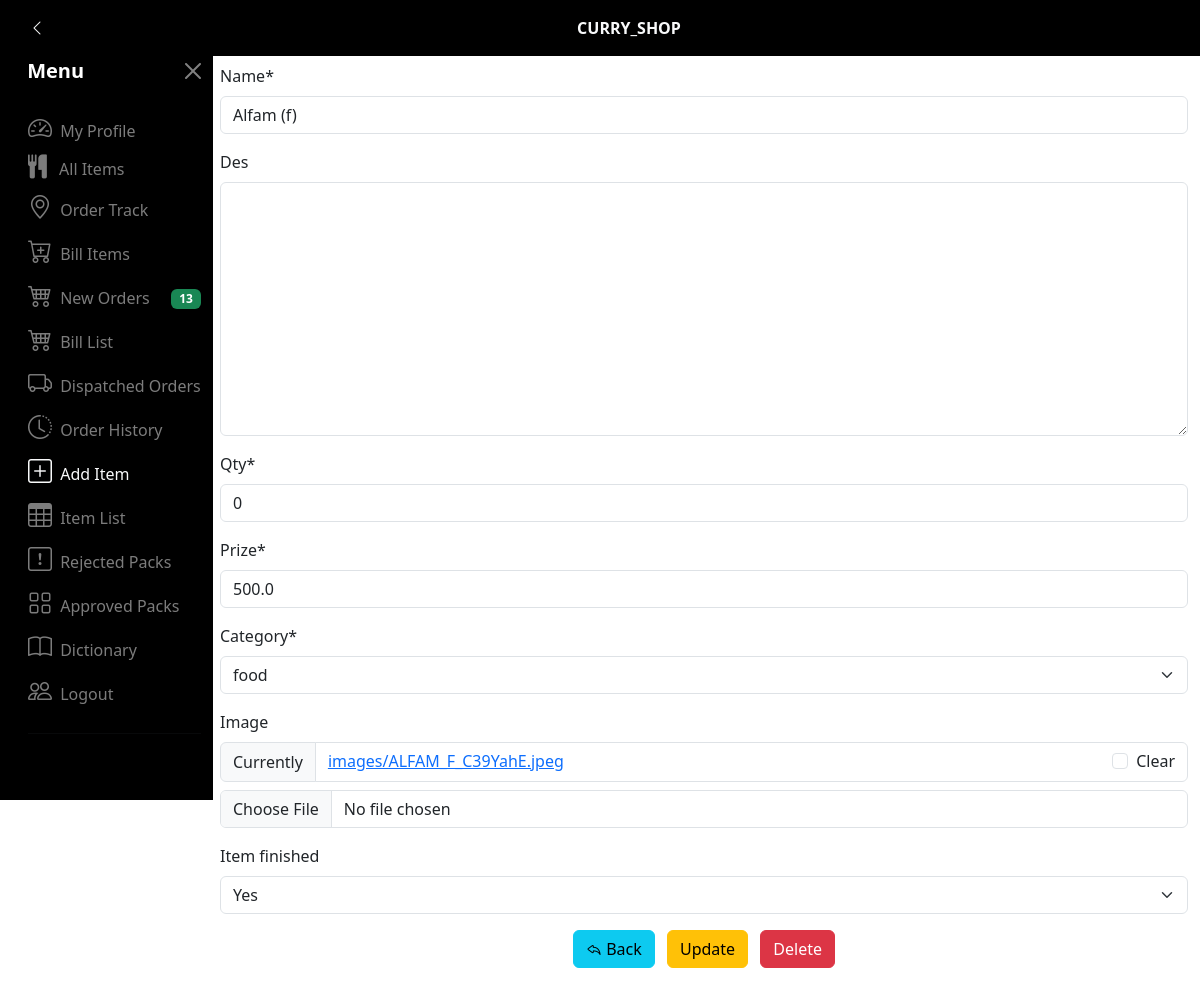
The app's page /item_details/2 (signed in), older data.
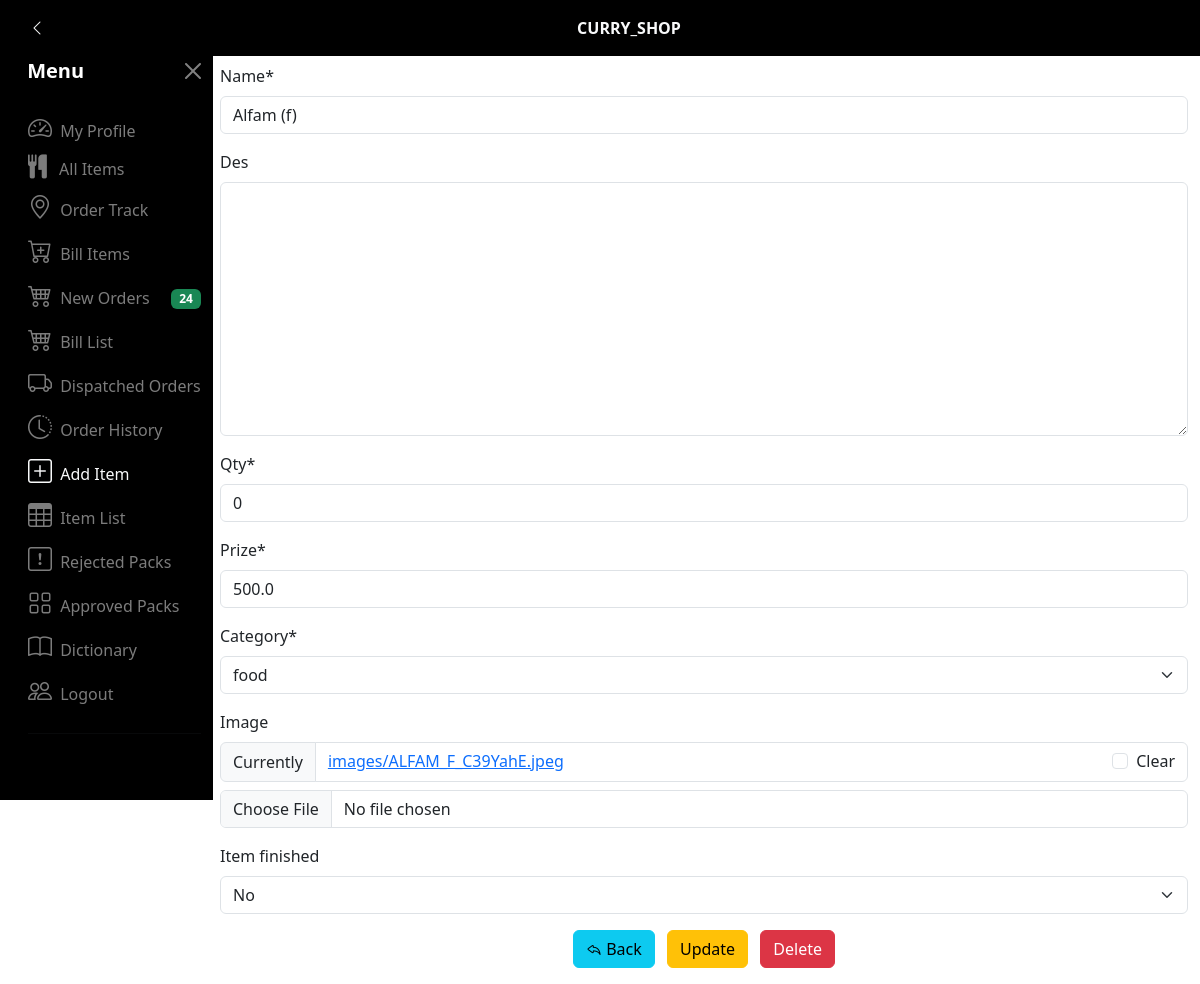
The same page, newer data.
### app_dictionary/models.py (models this page shows, shortened)
class ItemModel(models.Model):
    name = models.CharField(max_length=255)
    des = models.TextField(blank=True,null=True)
    qty = models.IntegerField(default=0)
    prize = models.FloatField(default=0.00)
    cat_choices = (
        ('curry','curry'),
        ('shakes','shakes'),
        ('food','food'),
        ('ice cream','ice cream'),
        ('drinks','drinks')
    )
    category = models.CharField(max_length=255,choices=cat_choices,default='food')
    created_at = models.DateTimeField(auto_now_add=True)
    image = models.ImageField(upload_to='images/',blank=True,null=True)
    item_finished = models.BooleanField(default=False,blank=True,null=True)

### app_dictionary/views.py (the view)
# urls.py: path('item_details/<int:pk>',views.item_details,name='item_details'),
@login_required
def item_details(request,pk):
    item = ItemModel.objects.get(id=pk) or None
    form = ItemForm(instance=item)
    new_bill_count = BillModel.objects.filter(accept_status='notaccepted').count()
    if request.method=="POST":
        form = ItemForm(request.POST,request.FILES,instance=item)
        if form.is_valid():
            form.save()
            return redirect('itemlist')
    return render(request,'curry_shop_item_details.html',{'item':item,
                                               'form':form,
                                               'new_bill_count':new_bill_count})

### app_dictionary/forms.py
class ItemForm(forms.ModelForm):
    class Meta:
        model = ItemModel
        fields = '__all__'

### app_dictionary/templates/curry_shop_item_details.html (shortened to what this page needs)
{% extends 'curry_shop_base2.html' %}
{% load crispy_forms_tags %}
{% block body_block %}
<div class="container">
    <form action="" method="POST" enctype="multipart/form-data">
        {{ form|crispy }}
        <div class="text-center">
            <a class="btn btn-info me-2" href="{% url 'itemlist' %}"> <i class="bi bi-reply"></i> Back</a>
            <button class="btn btn-warning me-2" name="update" onclick="return confirm('Do you want to save the changes?')" type="submit">Update</button>
            <a href="{% url 'delete_item' item.id %}" class="btn btn-danger" onclick="return confirm(`Do you want to to delete '{{item.name|upper}}'`)" name="delete">Delete</a>
        </div>
    </form>
</div>
{% endblock %}

Row changes from the older to the newer data that the page shows:
changed ItemModel "Alfam (f)": item_finished "Yes" → "No"
Text that changed along with them:
{{ new_bill_count }}: "13" → "24"
